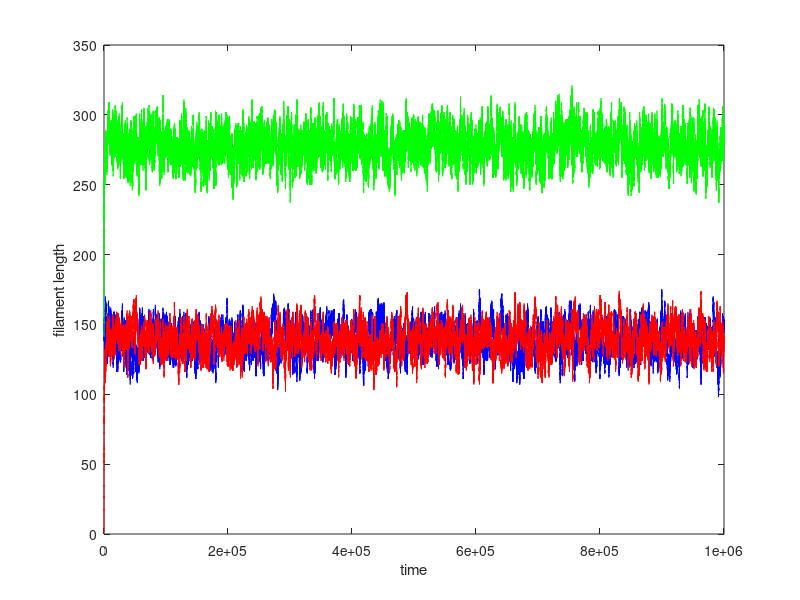

The MATLAB source for this figure: (Note: this script raises an error after producing the figure.)
%Lishibanya Mohapatra, Brandeis University.

%This code is trying to understand flagella size control in Chlamydomonas.
%The minimal model consists of limiting monomer pool with IFT mechanism.
%First we construct TWO individual length trajectory using Doob-Gillespie
%algorithm, then compute the autocorrelations for L1-L2 and L1+L2, and finally compare it
%with the expected theoretical result.

clear all;
close all;

Ntot=500;
Nift1 = 5;
Nift2 = 5;
v = 2.5;
alpha = 0.01;
r1=((Nift1*v*alpha)/2);
r2=((Nift2*v*alpha)/2);
gamma=0.1;
p1 = zeros(1,Ntot);
p2 = zeros(1,Ntot);
ptot = zeros(1,Ntot);
MaxT=1000000;
t1=1000000;
Lstar=r1*Ntot/(2*r1+gamma);

for j=1:1
    j;
    
    m1=zeros(1,MaxT);
    m1(1)=140;
    m2=zeros(1,MaxT);
    m2(1)=1;
    mtot=zeros(1,MaxT);
    mtot(1)=m1(1)+m2(1);
    monomers=Ntot;
    T=zeros(1,MaxT);
    T(1)=0;
    
    for i=1:MaxT
        
        k1=r1*(monomers-mtot(1))/m1(i);
        k3=r2*(monomers-mtot(1))/m2(i);
               
        if (m1(i)<=1)
            k2=0;
        else
            k2=gamma;
        end
        
        if (m2(i)<=1)
            k4=0;
        else
            k4=gamma;
        end
        
        
        
        k0=k1+k2+k3+k4;
        
        % Determine time spent
        
        CoinFlip1=rand;
        tau(i)=(1/k0)*log(1/CoinFlip1);
        T(i+1)= T(i)+tau(i);
        % Determine reaction
        
        CoinFlip=rand;
        if CoinFlip<=k1/k0
            m1(i+1)=m1(i)+1;
            m2(i+1)=m2(i);
            monomers=monomers-1;
        else
            if (CoinFlip>=k1/k0) && (CoinFlip<=(k1+k2)/k0)
                m1(i+1)=m1(i)-1;
                m2(i+1)=m2(i);
                monomers=monomers+1;
            else
                if (CoinFlip>=(k1+k2)/k0) && (CoinFlip<=(k1+k2+k3)/k0)
                    m1(i+1)=m1(i);
                    m2(i+1)=m2(i)+1;
                    monomers=monomers-1;
                else
                    m1(i+1)=m1(i);
                    m2(i+1)=m2(i)-1;
                    monomers=monomers+1;
                end
            end
        end
        
        mtot(i+1)=m1(i+1)+m2(i+1);
        
        if T(i+1)>=t1
            break;
        end
    end
        
    p1(m1(i+1))= p1(m1(i+1))+1;
    p2(m2(i+1))= p2(m2(i+1))+1;
    ptot(mtot(i+1))= ptot(mtot(i+1))+1;
    
    
end

p1 = p1/sum(p1);
p2 = p2/sum(p2);
ptot = ptot/sum(ptot);
x = 1:1:Ntot;

Avg= sum(x.*p1);
variance= sum((x.^2).*p1)-(sum(x.*p1))^2;


% Plot the trajectories
figure;
plot(T(1:i),m1(1:i),'b')
hold on
plot(T(1:i),m2(1:i),'r')
plot(T(1:i),mtot(1:i),'g')
hold off
xlabel('time')
ylabel('filament length')
legend('L1','L2','L1+L2','location', 'SE');

%Plot the segmented trajectories
figure;
t1=T(10000:i);
sig1=m1(10000:i)-m2(10000:i);
sig0=(m1(10000:i)+m2(10000:i))- 2*Lstar;
plot(t1,sig1,'b.',t1,sig0,'r.')
title('Input signals');
xlabel('time');
ylabel('filament difference and sum lengths');
legend('L1-L2','L1+L2-2Lss','location', 'SE');

%plot the interpolated difference trajectories
xq=t1(1):1:t1(end);
sig=interp1(t1,sig1,xq);
sig2=interp1(t1,sig0,xq);
figure;
plot(t1,sig1,'o',xq,sig,':.');
title('Input signals');
xlabel('time');
ylabel('filament difference length');
legend('signal','Interpolated','location', 'SE');

%plot the interpolated sum trajectories
figure;
plot(t1,sig0,'o',xq,sig2,':.');
title('Input signals');
xlabel('time');
ylabel('filament sum length');
legend('signal','Interpolated','location', 'SE');

lagS=size(xq,2)-1;
lagS2=size(xq,2)-1;


%plot autocorrelation for difference
figure;
autocorr(sig,lagS);
[h,lag]=autocorr(sig,lagS);
j1=(r1/Lstar)*(Ntot/Lstar-2);
k1=(exp(-j1.*lag))/j1;
eta1= 1/k1(1);
k1=(exp(-j1.*lag))*eta1/j1;

%compare computed autocorrelation with theory, using fit 1
figure
plot(lag,h,'b');
hold on;
plot(lag,k1,'g');
hold off;
title('auto-correlation l1-l2');
xlabel('time');
ylabel('autocorr');
xlim([0,2000]);
legend('auto(computed)','auto(theory)','location', 'NE')


Eqn = @(a,x)(a/j1)*exp(-j1*x);
startPoints = 1;
[f1,gof,output] = fit(lag',h',Eqn,'Start', startPoints);
%compare computed autocorrelation with theory, using fit 2
figure;
plot(f1,lag',h','predfunc');
xlabel('time');
ylabel('Autocorrelation');
title('Fit with Theorectical function a*exp(-b*x)');
xlim([0,2000]);
eta3=coeffvalues(f1);

% semi-log plot to check decay
figure;
semilogy(lag(1:1000),h(1:1000),lag(1:1000),k1(1:1000))
title('log auto-correlation l1-l2');
xlabel('lag');
ylabel('log autocorr');
legend('auto(computed)','auto(theory)','location', 'SW')


%plot autocorrelation for sum
figure;
autocorr(sig2,lagS2);
[h2,lag2]=autocorr(sig2,lagS2);
j2=(r1*Ntot)/(Lstar^2);

%compare computed autocorrelation with theory, using fit 1
figure;
k2=exp(-j2.*lag2)/j2;
eta2= 1/k2(1);
k2=exp(-j2.*lag2)*eta2/j2;
plot(lag2,h2,'b');
hold on;
plot(lag2,k2,'g');
hold off;
title('auto-correlation l1+l2');
xlabel('time');
ylabel('autocorr');
xlim([0,2000]);


Eqn = @(a,x)(a/j2)*exp(-j2*x);
startPoints = 1;
[f1,gof,output] = fit(lag2',h2',Eqn,'Start', startPoints);
%compare computed autocorrelation with theory, using fit 2
figure;
plot(f1,lag2',h2','predfunc');
xlabel('time');
ylabel('Autocorrelation');
title('Fit with Theorectical function a*exp(-b*x)');
xlim([0,2000]);
eta4=coeffvalues(f1);

% semi-log plot to check decay
figure;
semilogy(lag2(1:2000),h2(1:2000),lag2(1:2000),k2(1:2000))
title('log auto-correlation l1+l2');
xlabel('lag');
ylabel('log autocorr');
xlim([0,1000]);

% eta1, eta3 values are noise values for difference
% eta2, eta4 values are noise values for sum
